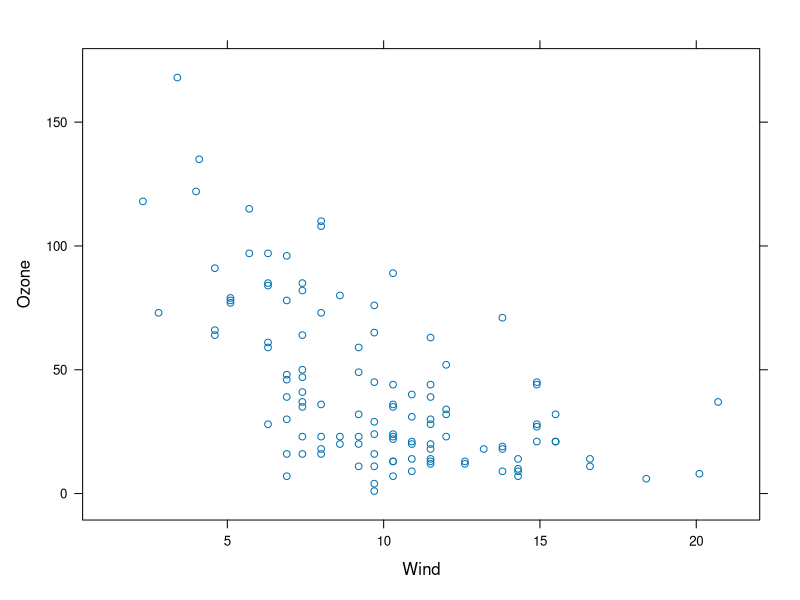
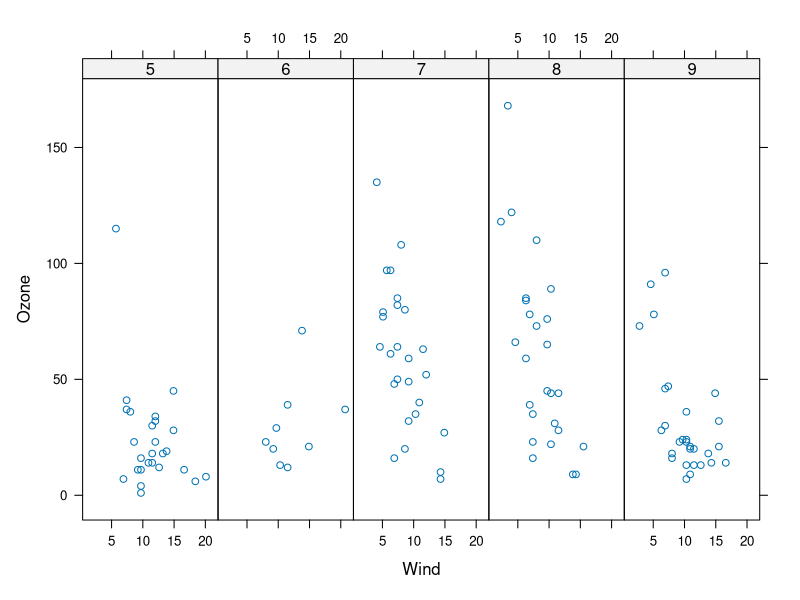
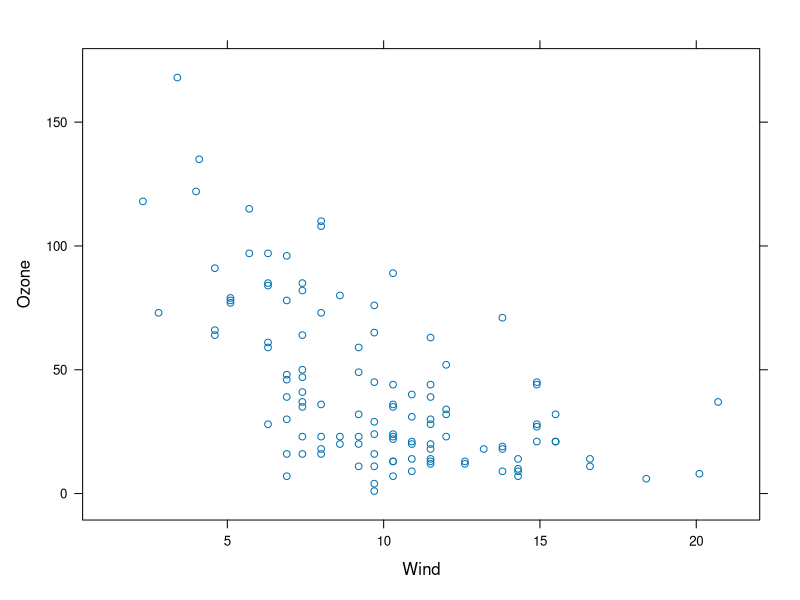
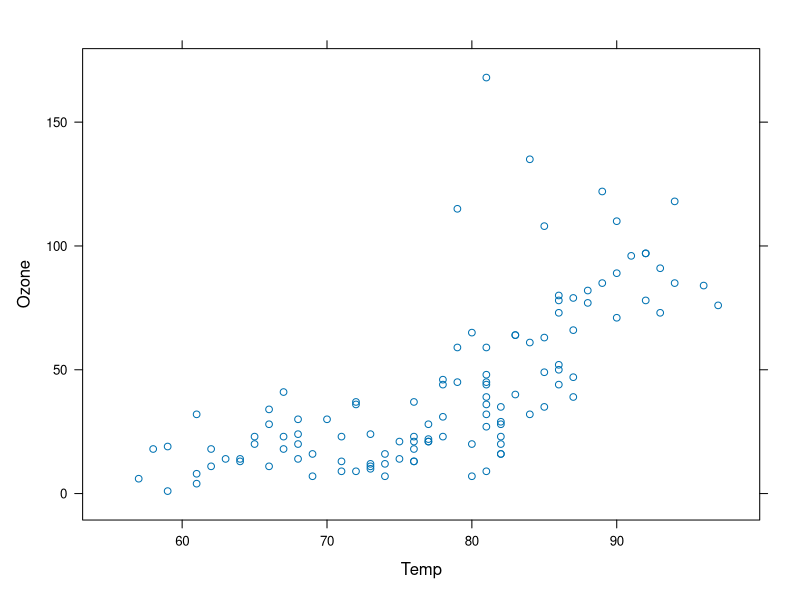
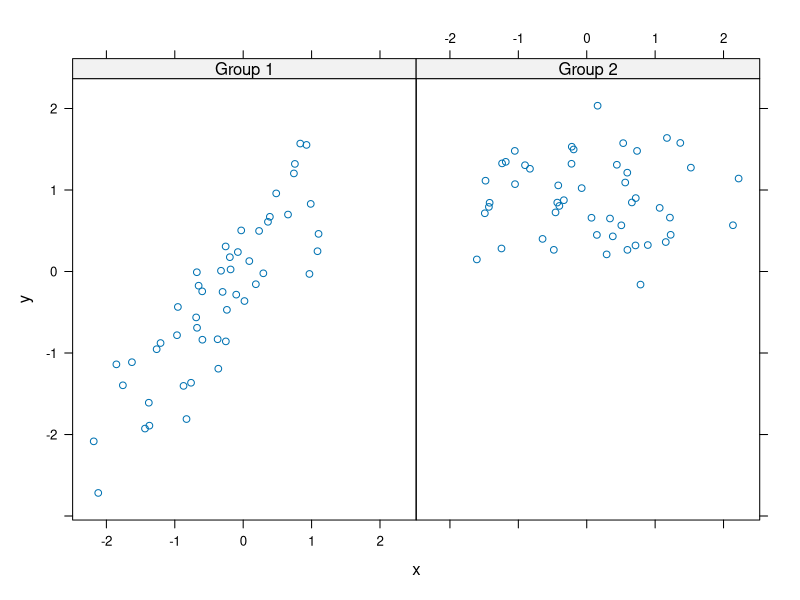
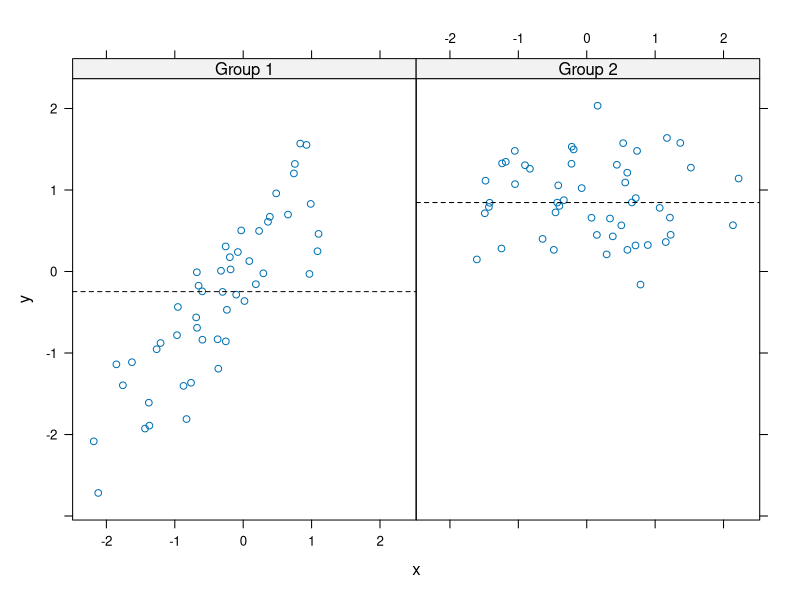

The R script that drew these images, in order:
#Lattice plotting number 1
# good for many plots at once and high-density data
#Does not have separate creating and annotating.
#All done at once.
library(lattice)
library(datasets)
#Simple scatterplot
xyplot(Ozone ~ Wind, data = airquality)
airquality <- transform(airquality, Month = factor(Month))
#Note: the airquality only contains readings for months 5-900
xyplot(Ozone ~ Wind | Month, data = airquality, layout = c(5,1))
#demonstrate how lattice generates, then auto-prints
p <- xyplot(Ozone ~ Wind, data = airquality) #Nothing happens!
print(p) # #Plot appears

xyplot(Ozone ~ Temp, data = airquality) # #Auto-printing
#Demonstrate panel functions
set.seed(10)
x <- rnorm(100)
f <- rep(0:1, each = 50)
y <- x + f - f * x + rnorm(100, sd = 0.5)
f <- factor(f, labels = c("Group 1", "Group 2"))
xyplot(y ~ x | f, layout = c(2,1)) #Plot with 2 panels
#Custom panel function
xyplot(y ~ x | f, panel = function(x,y,...) {
        panel.xyplot(x,y, ...) ##first call the default panel
        panel.abline(h = median(y), lty = 2) ## add a horizontal line at median
        #panel.lmline(x,y, col =2) ##Overlay a simple linear regression line 
})


